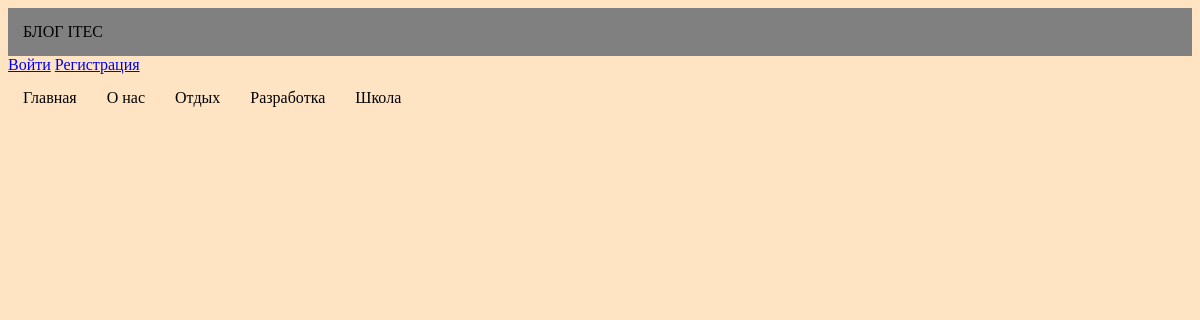
Page /category_post/1 on the earlier database version.
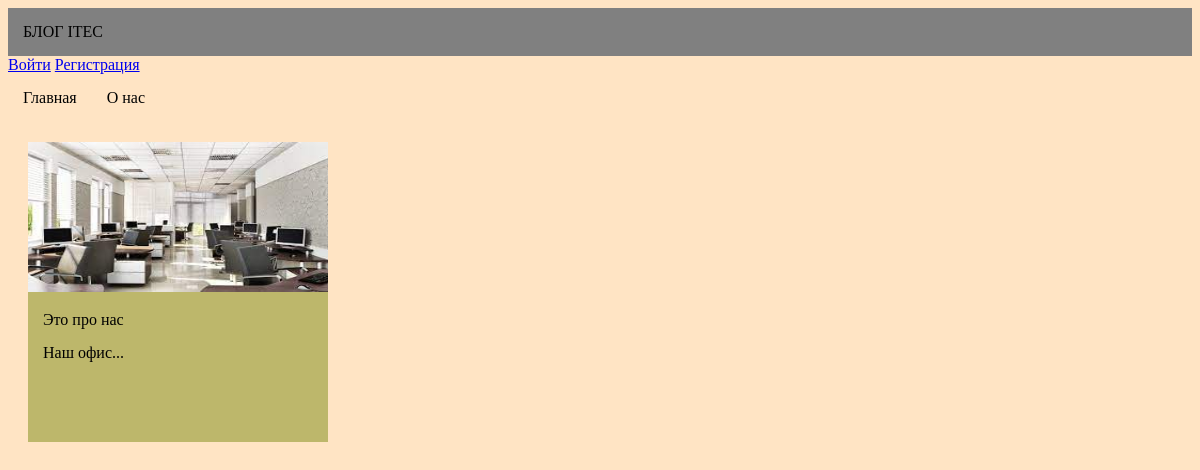
Same page on the later database version.
### main/models.py (models this page shows, shortened)
class Category(models.Model):
    title = models.CharField(max_length=200)
    class Meta:
        ordering = ['title']
        verbose_name = 'Категория'
        verbose_name_plural = 'Категории'

class Post(models.Model):
    category = models.ForeignKey('Category', on_delete=models.CASCADE)
    title = models.CharField(max_length=200)
    description = models.TextField()
    briefdescription = models.CharField(max_length=400)
    created = models.DateTimeField(auto_now_add=True)
    updated = models.DateTimeField(auto_now=True)
    image = models.ImageField(upload_to='images', blank=True)
    author = models.CharField(max_length=200, blank=True)
    likes = models.IntegerField(default=0, blank=True)
    views = models.IntegerField(default=0, blank=True)
    class Meta:
        ordering = ['title']
        verbose_name = 'Статья'
        verbose_name_plural = 'Статьи'
    def get_absolute_url(self):
        return reverse('main:post_detail', args=[self.id])

### main/views.py (the view)
# urls.py: path('category_post/<int:category_id>', category_post, name="category_post"),
def category_post(request, category_id):
    categories = Category.objects.all()
    posts = Post.objects.filter(category_id=category_id)
    context = {'categories': categories, 'posts': posts}
    return render(request, "category_post.html", context)

### main/templates/category_post.html (shortened to what this page needs)
{% extends "start_page.html" %}
{% block content %}
<div style="display: flex; justify-content: flex-start">
    {% for post in posts %}
    <a href="{{ post.get_absolute_url }}" style="text-decoration: none; color: black">
        <div class="item_card" style="width: 300px; height: 300px; margin: 20px; background: darkkhaki;">
            <img src="{{ post.image.url }}" alt="" style="width:300px; height:150px">
            <p style="margin: 15px;">{{ post.title }}</p>
            <p style="margin: 15px;">{{ post.briefdescription }}</p>
        </div>
    </a>
    {% endfor %}
</div>
{% endblock %}

### main/templates/start_page.html (shortened to what this page needs)
<!DOCTYPE html>
{% load static %}
<html lang="en">
<head>
    <link rel="stylesheet" href="{% static 'css/start_page.css' %}">
</head>
<body>
<main>
    <div style="display: flex; justify-content:flex-start; background-color: grey">
        <a style="padding:15px; text-decoration: none; color:black">БЛОГ ITEC</a>
    </div>
    {% if user.is_authenticated %}
    <div>
        <a href="{% url 'account:profile' %}">Профиль</a>
        <a href="{% url 'account:logout' %}">Выйти</a>
    </div>
    {% else %}
    <div>
        <a href="{% url 'account:login' %}">Войти</a>
        <a href="{% url 'account:register' %}">Регистрация</a>
    </div>
    {% endif %}
    <div style="display: flex; justify-content:flex-start; background-color: bisque">
        <a href="{% url 'main:start_page' %}" style="padding:15px; text-decoration: none; color:black">Главная</a>
        {% for category in categories %}
        <a href="{% url 'main:category_post' category.id %}" style="padding:15px; text-decoration: none; color:black">{{ category.title }}</a>
        {% endfor %}
    </div>
    {% block content %}{% endblock %}
</main>
</body>
</html>

Differences in the rows shown:
removed Category: title "Отдых"
removed Category: title "Разработка"
removed Category: title "Школа"
now on this page (row edited): Post: image (picture), title "Это про нас", briefdescription "Наш офис..."
